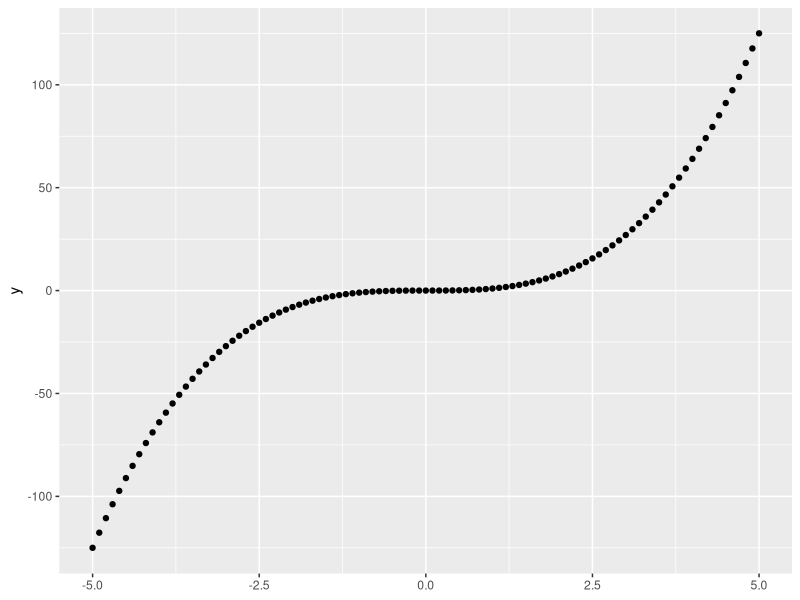

This chart was generated by the following R code:

#Defining a function
y=function(x){
  (x^3)
}
#x=c(-5:5)
#df=data.frame(y,x)
#plot(x,y(x))




library(ggplot2)
ggplot()+   #advantage of using stat or geom_function (instead of geom_point or geom_line) is that this do not require data.frame to plot,you just need to set the limit interval of x and define function.
  xlim(c(-5,5))+  #equivalent function of geom_function in base R package is curve(expr(x),from,to,n).
  stat_function(fun=y,geom="point")
  #stat_function is used to draw any kind of function or expression irrespective of continuous or discrete that's why it supports any kind of geom whether it be linetype or point.
  #geom_function is used only to draw continuous function that's why it supports only lintype graph or geom.


